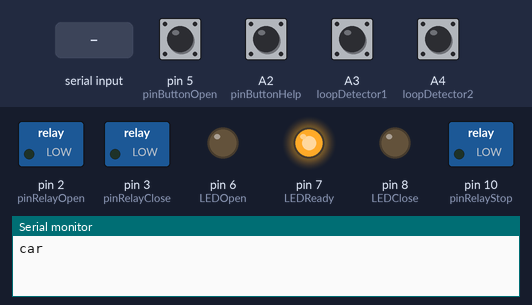
This sketch was run on a simulated Arduino Uno, built with avr-gcc and run on an emulated ATmega328P. Parts: switched loads named in the sketch (green lamp = pin HIGH), output pins drawn as LEDs (lit = HIGH), the last lines printed to the serial monitor. Inputs (shaded band) come from the test bench; at power-on: A2 (pinButtonHelp), A3 (loopDetector1), A4 (loopDetector2), pin 5 (pinButtonOpen) HIGH.

Above: at 1.3 s.
1.4 s: "o" received over Serial
At 4.2 s:
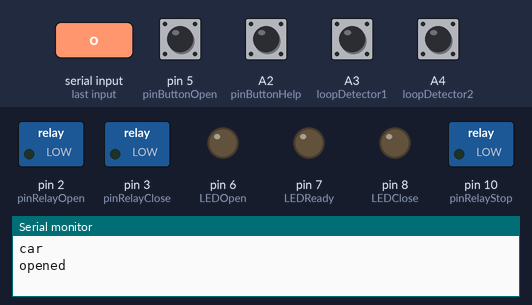
4.4 s: A4 (loopDetector2) pulled LOW for 0.15 s
At 5.9 s:
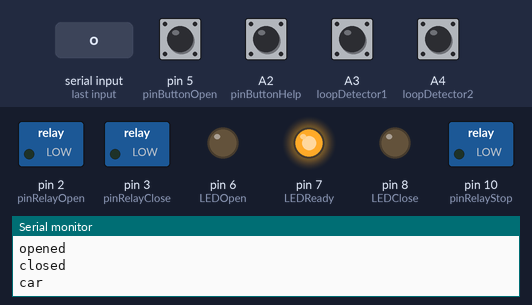
6.5 s: "s" received over Serial
At 7.8 s:
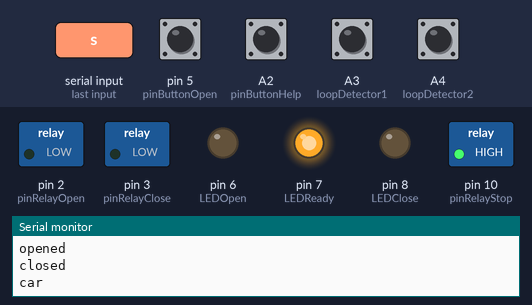
9.5 s: "c" received over Serial
At 10.58 s:
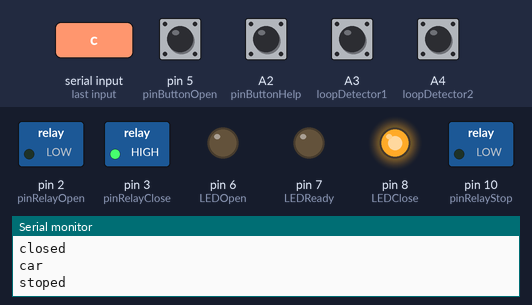
12.1 s: "S" received over Serial
At 13.9 s:
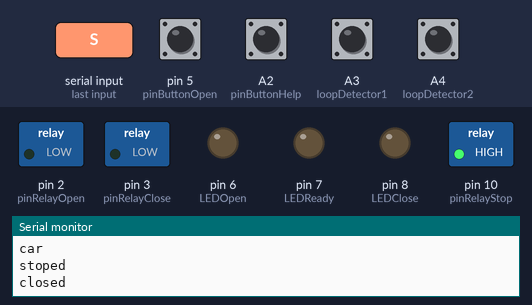
Timing chart, 0 to 15.6 s (numbered marks = the images above; inputs shaded):
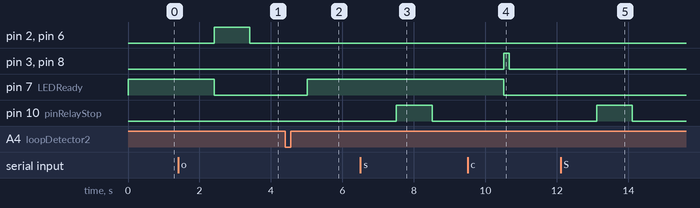

Measured:
- after the input at 1.4 s, pin 2 (pinRelayOpen), pin 6 (LEDOpen): LOW → HIGH after 1.0 s, → LOW 1.0 s later; pin 7 (LEDReady): HIGH → LOW after 1.0 s
- after the input at 4.4 s, pin 7 (LEDReady): LOW → HIGH after 0.61 s
- after the input at 6.5 s, pin 10 (pinRelayStop): LOW → HIGH after 1.0 s, → LOW 1.0 s later
- after the input at 9.5 s, pin 3 (pinRelayClose), pin 8 (LEDClose): LOW → HIGH after 1.0 s, → LOW 0.15 s later; pin 7 (LEDReady): HIGH → LOW after 1.0 s
- after the input at 12.1 s, pin 10 (pinRelayStop): LOW → HIGH after 1.0 s, → LOW 1.0 s later

The sketch:

Control_Portal_Parkir_Co.ino
```cpp
#define pinRelayOpen 2
#define pinRelayClose 3
#define pinRelayStop 10
#define pinButtonOpen 5   //5
#define pinButtonHelp A2  //A2
#define sensorLoopDetectorOpen A1
#define sensorLoopDetectorClosed A0
#define LEDOpen 6
#define LEDClose 8
#define LEDReady 7
#define loopDetector1 A3
#define loopDetector2 A4

int flagVehicleIn = 0;
int flagVehicleOut = 0;
int flagButtonOpen = 0;
int flagButtonHelp = 0;
String dataSTB = "";
String statusPortal = "closed";
String mode = "";

unsigned long lastDebounceTime = 0; //variabel untuk debounce
unsigned long debounceDelay = 50; //waktu debounce dalam milidetik
unsigned long prevMillis = 0; //variabel untuk menyimpan waktu sebelumnya
unsigned long interval = 350; //interval waktu untuk membaca keypad dalam m
unsigned long intervalVehicle = 500; //interval waktu untuk membaca keypad dalam m

void setup()
{
  Serial.begin(9600);
  pinMode(pinRelayOpen, OUTPUT);
  pinMode(pinRelayClose, OUTPUT);
  pinMode(pinRelayStop, OUTPUT);
  pinMode(LEDOpen, OUTPUT);
  pinMode(LEDClose, OUTPUT);
  pinMode(LEDReady, OUTPUT);
  pinMode(pinButtonOpen, INPUT_PULLUP);
  pinMode(pinButtonHelp, INPUT_PULLUP);
  pinMode(loopDetector1, INPUT_PULLUP);
  pinMode(loopDetector2, INPUT_PULLUP);
  pinMode(sensorLoopDetectorClosed, INPUT_PULLUP);
  pinMode(sensorLoopDetectorOpen, INPUT_PULLUP);
  mode = "ready";
}

void prosesOpen()
{
  digitalWrite(pinRelayOpen, HIGH);
  digitalWrite(LEDReady, LOW);
  digitalWrite(LEDOpen, HIGH);
  delay(1000);
  digitalWrite(pinRelayOpen, LOW);
  digitalWrite(LEDOpen, LOW);
  Serial.println("opened");
  statusPortal = "open";
}
void prosesOpenTesting()
{
  digitalWrite(pinRelayOpen, HIGH);
  digitalWrite(LEDReady, LOW);
  digitalWrite(LEDOpen, HIGH);
  delay(1000);
  digitalWrite(pinRelayOpen, LOW);
  digitalWrite(LEDOpen, LOW);
  Serial.println("opened");
   delay(3500);
   digitalWrite(LEDReady, LOW);
   digitalWrite(LEDClose, HIGH);
   digitalWrite(pinRelayClose, HIGH);
   digitalWrite(LEDReady, LOW);
   delay(1000);
   digitalWrite(pinRelayClose, LOW);
   digitalWrite(LEDClose, LOW);
   Serial.println("closed");
   delay(1000);
}
void prosesClosed()
{
  while (digitalRead(sensorLoopDetectorClosed) == HIGH)
  {
    if (digitalRead(sensorLoopDetectorClosed) == LOW)
    {
      Serial.println("closed");
      break;
    }
  }
}

void resetAll()
{
  mode = "ready";
  statusPortal = "ready";
  flagVehicleOut = 0;
}

void loop()
{
  // mode = "testing"; // jika mau testing di komen jika masuk ke production
  if (mode == "testing")
  {
    digitalWrite(LEDReady, HIGH);
    unsigned long currentMillis = millis(); //mendapatkan waktu saat ini
    if (currentMillis - prevMillis >= interval)
    { //jika interval waktu sudah terlewati
      prevMillis = currentMillis; //memperbarui waktu sebelumnya


      if (digitalRead(pinButtonHelp) == LOW && flagButtonHelp == 0)
      {
        Serial.println("help");
        flagButtonHelp = 1;
        delay(200);
      }
      if (digitalRead(pinButtonHelp) == HIGH)
      {
        flagButtonHelp = 0;
      }
      if (digitalRead(pinButtonOpen) == LOW && flagButtonOpen == 0)
      {
        Serial.println("v");
        flagButtonOpen = 1;
        //          prosesOpen();
      }
      if (digitalRead(pinButtonOpen) == HIGH)
      {
        flagButtonOpen = 0;
      }

    }
    if (Serial.available() > 0) //check Perintah dari STB
    {
      delay(10);
      dataSTB = Serial.readString();
      if (dataSTB == "o" || dataSTB == "O" || dataSTB == "o\n" || dataSTB == "O\n" )
      {
        prosesOpenTesting();
      }
      else if (dataSTB == "c" || dataSTB == "C" || dataSTB == "c\n" || dataSTB == "C\n" )
      {
        digitalWrite(LEDReady, LOW);
        digitalWrite(LEDClose, HIGH);
        digitalWrite(pinRelayClose, HIGH);
        digitalWrite(LEDReady, LOW);
        delay(450);
        digitalWrite(pinRelayClose, LOW);
        digitalWrite(LEDClose, LOW);
        Serial.println("closed");
      }
      else if (dataSTB == "s" || dataSTB == "S" || dataSTB == "s\n" || dataSTB == "S\n" )
      {
        digitalWrite(pinRelayStop, HIGH);
        delay(1000);
        digitalWrite(pinRelayStop, LOW);
        Serial.println("stoped");
      }
    }
    if (statusPortal == "open")
    {
      mode = "close";
    }
  }
  //=================================================== Untuk Sistem Ready ==========================================
  if (mode == "ready")
  {
    digitalWrite(LEDReady, HIGH);
    unsigned long currentMillis = millis(); //mendapatkan waktu saat ini
    if (currentMillis - prevMillis >= intervalVehicle)
    { //jika interval waktu sudah terlewati
      prevMillis = currentMillis; //memperbarui waktu sebelumnya

      //            Serial.print(digitalRead(loopDetector1));
      //            Serial.print("  ");
      //            Serial.print(digitalRead(loopDetector2));
      //            Serial.println();
      if (digitalRead(loopDetector1) == HIGH)
      {
        if (flagVehicleIn == 0)
        {
          Serial.println("car");
          mode = "in";
        }
      }
    }
  }

  else if (mode == "in")
  {
    unsigned long currentMillis = millis(); //mendapatkan waktu saat ini
    if (currentMillis - prevMillis >= interval)
    { //jika interval waktu sudah terlewati
      prevMillis = currentMillis; //memperbarui waktu sebelumnya
      if (digitalRead(pinButtonHelp) == LOW)
      {
        Serial.println("help");
        delay(200);
      }
      if (digitalRead(pinButtonOpen) == LOW)
      {
        Serial.println("v");
        delay(100);
        //      prosesOpen();
      }

    }
    if (Serial.available() > 0) //check Perintah dari STB
    {
      delay(10);
      dataSTB = Serial.readString();
      if (dataSTB == "o" || dataSTB == "O" || dataSTB == "o\n" || dataSTB == "O\n" )
      {
        prosesOpen();
      }
      else if (dataSTB == "c" || dataSTB == "C" || dataSTB == "c\n" || dataSTB == "C\n" )
      {
        digitalWrite(LEDReady, LOW);
        digitalWrite(LEDClose, HIGH);
        digitalWrite(pinRelayClose, HIGH);
        digitalWrite(LEDReady, LOW);
        delay(150);
        digitalWrite(pinRelayClose, LOW);
        digitalWrite(LEDClose, LOW);
        Serial.println("closed");
      }
      else if (dataSTB == "s" || dataSTB == "S" || dataSTB == "s\n" || dataSTB == "S\n" )
      {
        digitalWrite(pinRelayStop, HIGH);
        delay(1000);
        digitalWrite(pinRelayStop, LOW);
        Serial.println("stoped");
      }
      //      mode = "ready";
    }
    if (statusPortal == "open")
    {
      mode = "close";
    }
  }
  else if (mode = "close")
  {
    while (statusPortal == "open")
    {
      unsigned long currentMillis = millis(); //mendapatkan waktu saat ini
      if (currentMillis - prevMillis >= interval)
      { //jika interval waktu sudah terlewati
        prevMillis = currentMillis; //memperbarui waktu sebelumnya
        if (digitalRead(loopDetector2) == LOW)
        {
          flagVehicleOut = 1;
          //          Serial.println("closed");
        }
        else if (digitalRead(loopDetector2) == HIGH && flagVehicleOut == 1)
        {
          Serial.println("closed");
          delay(200);
          statusPortal = "closed";
          resetAll();
        }
      }
    }
  }
}
```
